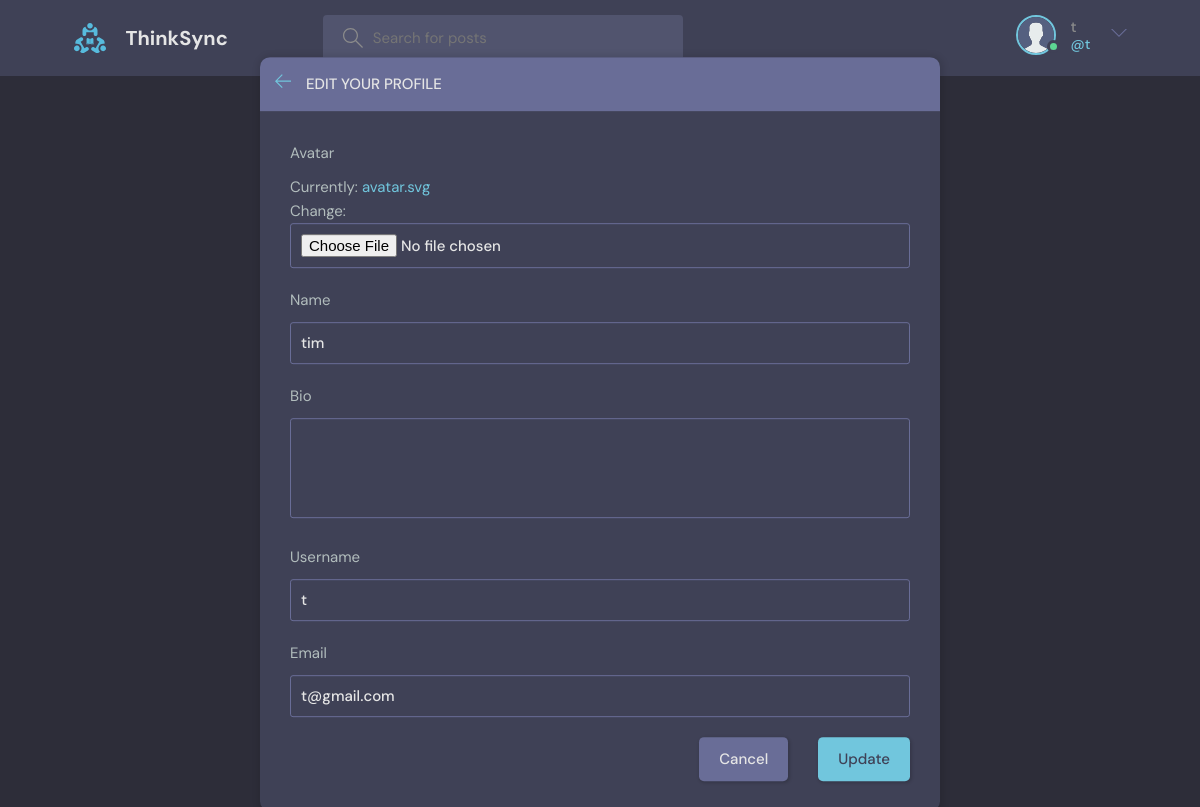
The page /update-user/ (signed in) on the database its author committed.
### base/models.py (models this page shows)
class User(AbstractUser):
    name = models.CharField(max_length=200, null=True)
    email = models.EmailField(unique=True, null=True)
    bio = models.TextField(null=True)
    avatar = models.ImageField(null=True, default="avatar.svg")
    USERNAME_FIELD = "email"
    REQUIRED_FIELDS = ["username"]

### base/views.py (the view)
# urls.py: path("update-user/", views.updateUser, name="update-user"),
@login_required(login_url="login")
def updateUser(request):
    user = request.user
    form = UserForm(instance=user)
    if request.method == "POST":
        form = UserForm(request.POST, request.FILES, instance=user)
        if form.is_valid():
            form.save()
            return redirect("user-profile", pk=user.id)
    return render(request, "base/update-user.html", {"form": form})

### base/forms.py
class UserForm(ModelForm):
    class Meta:
        model = User
        fields = ["avatar", "name", "bio", "username", "email"]

### base/templates/base/update-user.html (shortened to what this page needs)
{% extends 'main.html' %}
{% block content %}
<main class="update-account layout">
  <div class="container">
    <div class="layout__box">
      <div class="layout__boxHeader">
        <div class="layout__boxTitle">
          <a href="{% url 'home' %}">
            <svg version="1.1" xmlns="http://www.w3.org/2000/svg" width="32" height="32" viewBox="0 0 32 32">
              <title>arrow-left</title>
              <path
                d="M13.723 2.286l-13.723 13.714 13.719 13.714 1.616-1.611-10.96-10.96h27.625v-2.286h-27.625l10.965-10.965-1.616-1.607z">
              </path>
            </svg>
          </a>
          <h3>Edit your profile</h3>
        </div>
      </div>
      <div class="layout__body">
        <form class="form" action="" method="POST" enctype="multipart/form-data">
          {% for field in form %}
          <div class="form__group">
            <label for="profile_pic">{{field.label}}</label>
            {{field}}
          </div>
          {% endfor %}
          <div class="form__action">
            <a class="btn btn--dark" href="{% url 'home' %}">Cancel</a>
            <button class=" btn btn--main" type="submit">Update</button>
          </div>
        </form>
      </div>
    </div>
  </div>
</main>
{% endblock content %}

### templates/navbar.html (shortened to what this page needs)
{% load static %}
<header class="header header--loggedIn">
    <div class="container">
        <a href="{% url 'home' %}" class="header__logo">
            <img src="{% static 'images/logo.svg' %}" />
            <h1>ThinkSync</h1>
        </a>
        <form class="header__search" method="GET" action="{% url 'home' %}">
            <label>
                <input name="q" placeholder="Search for posts" />
            </label>
        </form>
        <nav class="header__menu">
            {% if request.user.is_authenticated %}
            <div class="header__user">
                <a href="{% url 'update-user' %}">
                    <div class="avatar avatar--medium active">
                        <img src="{{request.user.avatar.url}}" />
                    </div>
                    <p>{{request.user.username}} <span>@{{request.user.username}}</span></p>
                </a>
                <button class="dropdown-button">
                    <svg version="1.1" xmlns="http://www.w3.org/2000/svg" width="32" height="32" viewBox="0 0 32 32">
                        <title>chevron-down</title>
                        <path d="M16 21l-13-13h-3l16 16 16-16h-3l-13 13z"></path>
                    </svg>
                </button>
            </div>
            {% else %}
            <a href="{% url 'login' %}">
                <img src="{% static 'images/avatar.svg' %}" />
                <p>Login</p>
            </a>
            {% endif %}
        </nav>
    </div>
</header>

### rows shown on the page
User: user.avatar (placeholder picture), user.username "t", form "tim" "t" "t@gmail.com"

### other values the page prints
{{ field.label }} "Avatar" "Name" "Bio" "Username" "Email"
